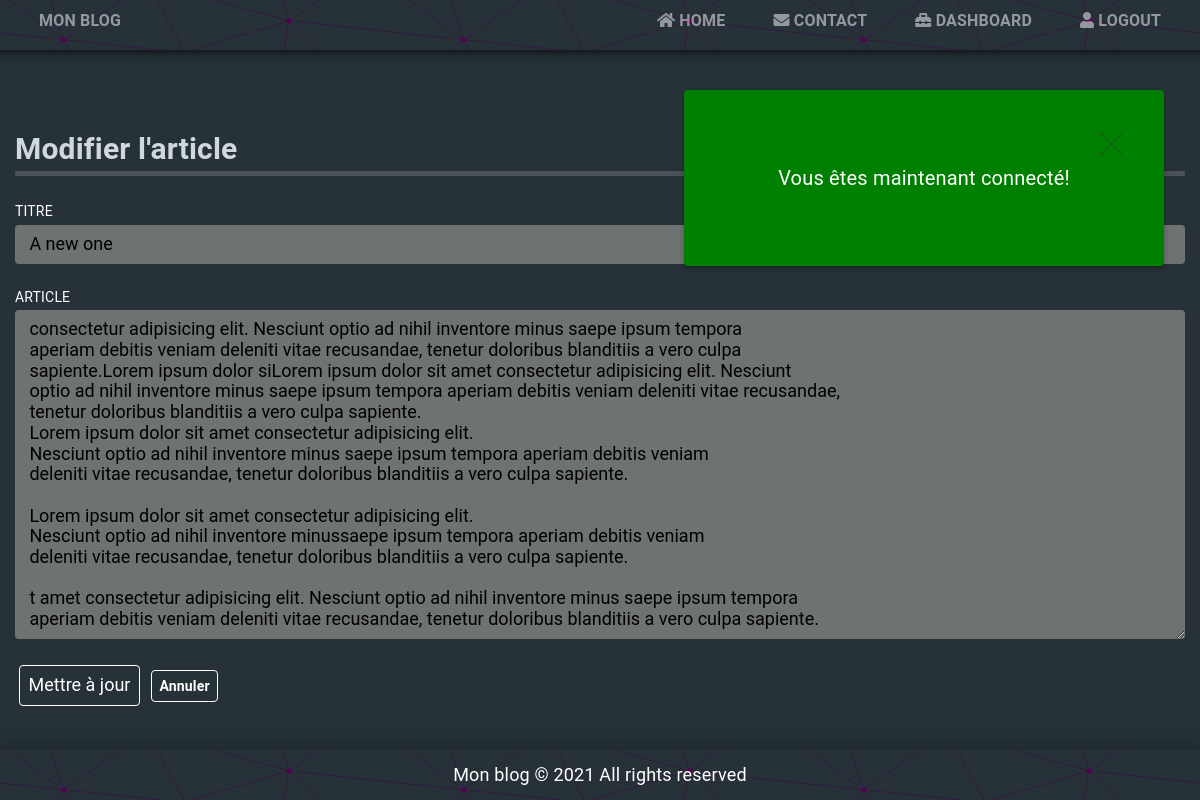
/editpost.php?id=112 (signed in), run on the app's committed database.
### tables this page shows
CREATE TABLE `posts` (
  `id` int(11) UNSIGNED NOT NULL,
  `title` varchar(100) NOT NULL,
  `content` text NOT NULL,
  `author_id` int(10) UNSIGNED NOT NULL,
  `category_id` int(10) UNSIGNED NOT NULL,
  `created` datetime NOT NULL,
  `updated` datetime DEFAULT NULL,
  `published` tinyint(4) DEFAULT NULL
);

### inc/utils.php (called while the page is built, shortened)
<?php
function isAuthenticated()
{
    return isset($_SESSION['auth']) && $_SESSION['auth'] == true;
}
function validate(string $args)
{
    return htmlspecialchars($args, ENT_QUOTES, 'UTF-8');
}

### inc/DatabaseConnection.php (called while the page is built)
<?php
function getDatabase()
{
    try {
        $pdo = new PDO('mysql:host=localhost;dbname=project_blog;charset=utf8', 'root', 'root');
        $pdo->setAttribute(PDO::ATTR_ERRMODE, PDO::ERRMODE_EXCEPTION);
        $pdo->exec('SET NAMES "utf8"');
    } catch (\PDOException $e) {
        die('Error: ' . $e->getMessage());
    }
    return $pdo;
}

### editpost.php (the view, shortened to what this page needs)
<?php
include_once 'inc/utils.php';
include_once 'inc/DatabaseConnection.php';
$sql = 'SELECT posts.id, posts.title, posts.content, posts.author_id,
    posts.category_id, posts.created, posts.updated, posts.published
    FROM posts
    WHERE posts.id = :id
';
$statement = getDatabase()->prepare($sql);
$statement->bindParam(':id', $_GET['id'], PDO::PARAM_INT);
$statement->execute();
$post = $statement->fetch(PDO::FETCH_OBJ);
?>
<!DOCTYPE html>
<html lang="fr">
    <head>
        <link rel="stylesheet" href="https://use.fontawesome.com/releases/v5.11.2/css/all.css">
        <link rel="stylesheet" href="/css/normalize.css">
        <link rel="stylesheet" href="/css/style.css">
    </head>
    <body>
        <header>
            <section class="container">
                <div class="header-top">
                    <a href="/">Mon blog</a>
                    <nav>
                        <a href="/"><i class="fas fa-home"></i>&nbsp;Home</a>
                        <a href="/contact.php"><i class="fas fa-envelope"></i>&nbsp;Contact</a>
                        <?php if (isAuthenticated()): ?>
                            <a href="/dashboard.php"><i class="fas fa-toolbox"></i>&nbsp;Dashboard</a>
                            <a href="/logout.php"><i class="fas fa-user"></i>&nbsp;Logout</a>
                        <?php else: ?>
                            <a href="/login.php"><i class="fas fa-user"></i>&nbsp;Login</a>
                        <?php endif ?>
                    </nav>
                </div>
            </section>
        </header>
        <main class="container">
            <?php if (isset($_SESSION['flashbox'])): ?>
                <?php foreach ($_SESSION['flashbox'] as $type => $message): ?>
                    <section class="flashbox flashbox-<?= $type; ?>">
                        <span class="close"></span>
        				<p><?= $message; ?></p>
        			</section>
        		<?php endforeach ?>
        	<?php endif ?>
            <h1>Modifier l'article</h1>
            <form action="" method="POST">
                <label for="title">Titre</label>
                <input type="text" id="title" name="title" value="<?= validate($post->title) ?>">
                <label for="content">Article</label>
                <textarea id="content" name="content" rows="15"><?= validate($post->content) ?></textarea>
                <input type="submit" value="Mettre à jour">
                <a class="btn" href="/dashboard.php">Annuler</a>
            </form>
        </main>
        <footer>
            <p>Mon blog &copy; <?= Date('Y') ?> All rights reserved</p>
        </footer>
    </body>
</html>

### css/style.css (style rules this page uses)
:root { --bg-primary: #263238; --text-color: #000; --title-color: #cfd8dc; }
html { height: 100%; font-size: 62.5%; }
body { position: relative; min-height: 100%; padding-bottom: 3em; font-family: Roboto, Oxygen-Sans, Ubuntu, Cantarell, "Helvetica Neue", sans-serif; font-size: 1.8rem; letter-spacing: .01em; line-height: 1.5; background: var(--bg-primary); }
*, *::before, *::after { -webkit-box-sizing: border-box; -moz-box-sizing: border-box; -o-box-sizing: border-box; box-sizing: border-box; }
.container { margin: 0 auto; width: 100%; }
@media screen and (min-width: 768px) { .container { width: 750px; } }
@media (min-width: 992px) { .container { width: 970px; } }
@media (min-width: 1200px) { .container { width: 1170px; } }
header { position: fixed; top: 0; width: 100%; margin-bottom: 5em; min-height: 50px; box-shadow: 0 0 4px 2px rgba(0, 0, 0, .3), 0 0 4px 5px rgba(0, 0, 0, .2), 0 0 4px 10px rgba(0, 0, 0, .1); background-color: #263238; z-index: 999; }
.header-top { display: flex; justify-content: space-between; align-items: center; max-height: 50px; }
.header-top a { padding: 0.5em 1.5em; line-height: 25px; font-size: 1.6rem; text-transform: uppercase; color: rgba(255, 255, 255, 0.5); }
nav { display: flex; justify-content: center; }
a { font-size: 1.4rem; font-weight: bold; text-decoration: none; color: rgba(0, 167, 225, 1); transition: all .3s ease-in; }
h1, h2, h3 { margin-top: 0; font-size: 3rem; color: var(--title-color); border-bottom: 5px solid rgba(155, 155, 155, .3); }
p { font: normal 1.8rem 'Roboto', Helvetica, Arial, sans-serif; color: var(--text-color); }
main { padding-top: 7em; }
form { margin-bottom: 2em; }
label { display: inline-block; margin-bottom: .2em; font-size: 1.4rem; text-transform: uppercase; color: #fff; }
textarea { width: 100%; padding: .5em .8em; margin-bottom: 1em; border: none; border-radius: 4px; }
input[type=text], input[type=password], input[type=email], input[type=url], select, option, textarea { width: 100%; padding: .5em .8em; margin-bottom: 1em; outline: none; box-shadow: none; border: none; border-radius: 4px; background-color: rgba(110, 114, 113, 1); }
.btn, input[type=submit] { padding: .5em; margin: .1em .2em; background-color: transparent; color: white; border: 1px solid #fff; border-radius: 4px; cursor: pointer; }
.flashbox { position: absolute; width: 40%; right: 2em; top: 5em; padding: 2em; border-radius: 4px; box-shadow: 0 4px 6px 0 rgba(0, 0, 0, .14), 0 1px 5px 0 rgba(0, 0, 0, .12), 0 3px 1px -2px rgba(0, 0, 0, .2); }
.flashbox p { padding: 1em; font-size: 2rem; text-align: center; color: #fff; }
.flashbox-success { background: green; }
.flashbox .close { margin: 1em; position: absolute; right: 20px; top: 20px; width: 32px; height: 32px; opacity: 0.3; transition: all 0.3s ease-in; }
.flashbox .close:after, .flashbox .close:before { content: ''; position: absolute; left: 50%; height: 32px; width: 2px; background: #333; }
.flashbox .close:after { transform: rotate(45deg); }
.flashbox .close:before { transform: rotate(-45deg); }
footer { position: absolute; width: 100%; min-height: 50px; bottom: 0; background-color: #263238; box-shadow: 0 -4px 17px 1px rgba(0, 0, 0, 0.2); }
footer p { margin: 0; line-height: 50px; text-align: center; color: #fff; }

### data on the page
posts: title "A new one", content "consectetur adipisicing elit. Nesciunt optio ad nihil inventore minus saepe ipsum tempora aperiam debitis veniam deleniti vitae recusandae, tenetur doloribus blanditiis a vero culpa sapiente.Lorem ipsum dolor siLorem ipsum dolor sit amet consectetur adipisicing elit. Nesciunt optio ad nihil inventore minus saepe ipsum tempora aperiam debitis veniam deleniti vitae recusandae, tenetur doloribus blanditiis a vero culpa sapiente. Lorem ipsum dolor sit amet consectetur adipisicing elit. Nesciunt optio ad nihil inventore minus saepe ipsum tempora aperiam debitis veniam deleniti vitae recusandae, tenetur doloribus blanditiis a vero culpa sapiente. Lorem ipsum dolor sit amet consectetur adipisicing…"

### other printed values
$message "Vous êtes maintenant connecté!"
Date('Y') "2021"
